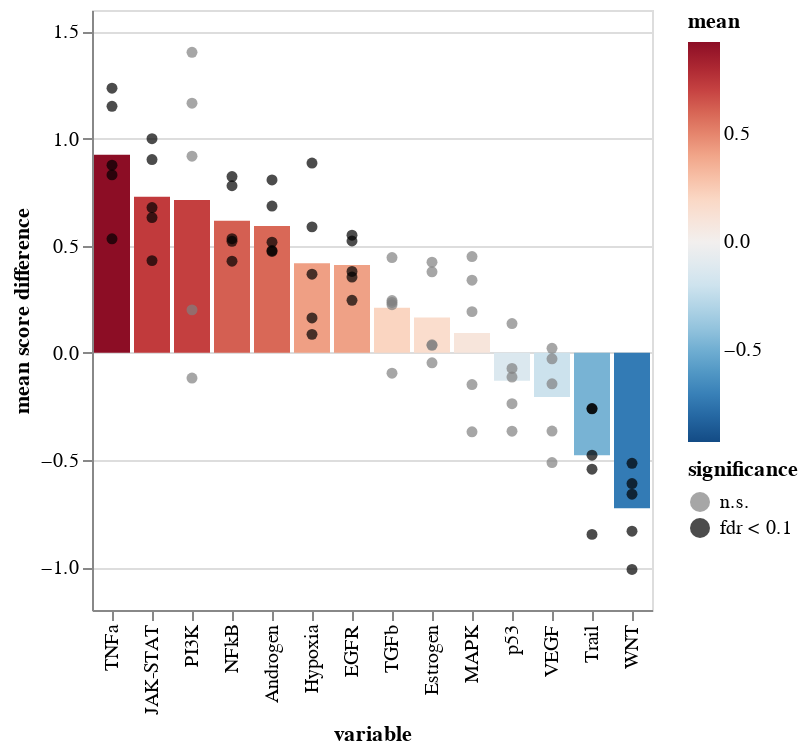

Notebook code for this chart:
### Code cell
ch = sh.pairwise.plot_paired_fc(
    pb_pw,
    groupby="cell_type",
    paired_by="patient",
    metric="diff",
    var_names=res["variable"].tolist(),
    de_res_df=res,
    pvalue_col="fdr",
    var_col="variable",
)
ch.save(f"{artifact_dir}/progeny_healthy_vs_malignant_b_fold_change_bar_chart.svg")
ch.display()

### Figure 1 — Vega-Lite specification as saved in the notebook (floating-point values rounded to 4 significant figures)
{"config": {"view": {"continuousWidth": 400, "continuousHeight": 300}}, "layer": [{"data": {"name": "data-30b12000e4f2aaca95d6cdf7f2221c99"}, "mark": "bar", "encoding": {"color": {"field": "mean", "scale": {"domain": [-0.9248, 0.9248], "reverse": true, "scheme": "redblue"}, "type": "quantitative"}, "x": {"field": "variable", "sort": ["TNFa", "JAK-STAT", "PI3K", "NFkB", "Androgen", "Hypoxia", "EGFR", "TGFb", "Estrogen", "MAPK", "p53", "VEGF", "Trail", "WNT"], "type": "nominal"}, "y": {"field": "mean", "type": "quantitative"}}}, {"data": {"name": "data-e6e27a01b93a08611aa20f0de23794f1"}, "mark": "circle", "encoding": {"color": {"field": "significance", "scale": {"domain": ["n.s.", "fdr < 0.1"], "range": ["grey", "black"]}, "type": "nominal"}, "x": {"field": "variable", "sort": ["TNFa", "JAK-STAT", "PI3K", "NFkB", "Androgen", "Hypoxia", "EGFR", "TGFb", "Estrogen", "MAPK", "p53", "VEGF", "Trail", "WNT"], "type": "nominal"}, "y": {"field": "value", "title": "mean score difference", "type": "quantitative"}}}], "$schema": "https://vega.github.io/schema/vega-lite/v4.17.0.json", "datasets": {"data-30b12000e4f2aaca95d6cdf7f2221c99": [{"variable": "Androgen", "mean": 0.5918}, {"variable": "EGFR", "mean": 0.4099}, {"variable": "Estrogen", "mean": 0.1655}, {"variable": "Hypoxia", "mean": 0.4181}, {"variable": "JAK-STAT", "mean": 0.7283}, {"variable": "MAPK", "mean": 0.09295}, {"variable": "NFkB", "mean": 0.6168}, {"variable": "PI3K", "mean": 0.7137}, {"variable": "TGFb", "mean": 0.2107}, {"variable": "TNFa", "mean": 0.9248}, {"variable": "Trail", "mean": -0.4778}, {"variable": "VEGF", "mean": -0.2055}, {"variable": "WNT", "mean": -0.7257}, {"variable": "p53", "mean": -0.1304}], "data-e6e27a01b93a08611aa20f0de23794f1": [{"patient": "P1", "variable": "Androgen", "value": 0.5163, "mean": 0.5918, "coef": 0.5918, "intercept": -0.4493, "pvalue": 0.0008697, "group": "malignant B", "fdr": 0.00459, "significance": "fdr < 0.1"}, {"patient": "P2", "variable": "Androgen", "value": 0.4775, "mean": 0.5918, "coef": 0.5918, "intercept": -0.4493, "pvalue": 0.0008697, "group": "malignant B", "fdr": 0.00459, "significance": "fdr < 0.1"}, {"patient": "P4", "variable": "Androgen", "value": 0.4731, "mean": 0.5918, "coef": 0.5918, "intercept": -0.4493, "pvalue": 0.0008697, "group": "malignant B", "fdr": 0.00459, "significance": "fdr < 0.1"}, {"patient": "P5", "variable": "Androgen", "value": 0.6851, "mean": 0.5918, "coef": 0.5918, "intercept": -0.4493, "pvalue": 0.0008697, "group": "malignant B", "fdr": 0.00459, "significance": "fdr < 0.1"}, {"patient": "P6", "variable": "Androgen", "value": 0.8069, "mean": 0.5918, "coef": 0.5918, "intercept": -0.4493, "pvalue": 0.0008697, "group": "malignant B", "fdr": 0.00459, "significance": "fdr < 0.1"}, {"patient": "P1", "variable": "EGFR", "value": 0.3798, "mean": 0.4099, "coef": 0.4099, "intercept": -0.5178, "pvalue": 0.001874, "group": "malignant B", "fdr": 0.00459, "significance": "fdr < 0.1"}, {"patient": "P2", "variable": "EGFR", "value": 0.5489, "mean": 0.4099, "coef": 0.4099, "intercept": -0.5178, "pvalue": 0.001874, "group": "malignant B", "fdr": 0.00459, "significance": "fdr < 0.1"}, {"patient": "P4", "variable": "EGFR", "value": 0.522, "mean": 0.4099, "coef": 0.4099, "intercept": -0.5178, "pvalue": 0.001874, "group": "malignant B", "fdr": 0.00459, "significance": "fdr < 0.1"}, {"patient": "P5", "variable": "EGFR", "value": 0.3538, "mean": 0.4099, "coef": 0.4099, "intercept": -0.5178, "pvalue": 0.001874, "group": "malignant B", "fdr": 0.00459, "significance": "fdr < 0.1"}, {"patient": "P6", "variable": "EGFR", "value": 0.2451, "mean": 0.4099, "coef": 0.4099, "intercept": -0.5178, "pvalue": 0.001874, "group": "malignant B", "fdr": 0.00459, "significance": "fdr < 0.1"}, {"patient": "P1", "variable": "Estrogen", "value": 0.03772, "mean": 0.1655, "coef": 0.1655, "intercept": -0.3358, "pvalue": 0.1646, "group": "malignant B", "fdr": 0.192, "significance": "n.s."}, {"patient": "P2", "variable": "Estrogen", "value": 0.03495, "mean": 0.1655, "coef": 0.1655, "intercept": -0.3358, "pvalue": 0.1646, "group": "malignant B", "fdr": 0.192, "significance": "n.s."}, {"patient": "P4", "variable": "Estrogen", "value": -0.0464, "mean": 0.1655, "coef": 0.1655, "intercept": -0.3358, "pvalue": 0.1646, "group": "malignant B", "fdr": 0.192, "significance": "n.s."}, {"patient": "P5", "variable": "Estrogen", "value": 0.423, "mean": 0.1655, "coef": 0.1655, "intercept": -0.3358, "pvalue": 0.1646, "group": "malignant B", "fdr": 0.192, "significance": "n.s."}, {"patient": "P6", "variable": "Estrogen", "value": 0.3782, "mean": 0.1655, "coef": 0.1655, "intercept": -0.3358, "pvalue": 0.1646, "group": "malignant B", "fdr": 0.192, "significance": "n.s."}, {"patient": "P1", "variable": "Hypoxia", "value": 0.886, "mean": 0.4181, "coef": 0.4181, "intercept": -0.3063, "pvalue": 0.04564, "group": "malignant B", "fdr": 0.07987, "significance": "fdr < 0.1"}, {"patient": "P2", "variable": "Hypoxia", "value": 0.08634, "mean": 0.4181, "coef": 0.4181, "intercept": -0.3063, "pvalue": 0.04564, "group": "malignant B", "fdr": 0.07987, "significance": "fdr < 0.1"}, {"patient": "P4", "variable": "Hypoxia", "value": 0.3673, "mean": 0.4181, "coef": 0.4181, "intercept": -0.3063, "pvalue": 0.04564, "group": "malignant B", "fdr": 0.07987, "significance": "fdr < 0.1"}, {"patient": "P5", "variable": "Hypoxia", "value": 0.1629, "mean": 0.4181, "coef": 0.4181, "intercept": -0.3063, "pvalue": 0.04564, "group": "malignant B", "fdr": 0.07987, "significance": "fdr < 0.1"}, {"patient": "P6", "variable": "Hypoxia", "value": 0.588, "mean": 0.4181, "coef": 0.4181, "intercept": -0.3063, "pvalue": 0.04564, "group": "malignant B", "fdr": 0.07987, "significance": "fdr < 0.1"}, {"patient": "P1", "variable": "JAK-STAT", "value": 0.4304, "mean": 0.7283, "coef": 0.7283, "intercept": -0.6265, "pvalue": 0.001967, "group": "malignant B", "fdr": 0.00459, "significance": "fdr < 0.1"}, {"patient": "P2", "variable": "JAK-STAT", "value": 0.6313, "mean": 0.7283, "coef": 0.7283, "intercept": -0.6265, "pvalue": 0.001967, "group": "malignant B", "fdr": 0.00459, "significance": "fdr < 0.1"}, {"patient": "P4", "variable": "JAK-STAT", "value": 0.9994, "mean": 0.7283, "coef": 0.7283, "intercept": -0.6265, "pvalue": 0.001967, "group": "malignant B", "fdr": 0.00459, "significance": "fdr < 0.1"}, {"patient": "P5", "variable": "JAK-STAT", "value": 0.6782, "mean": 0.7283, "coef": 0.7283, "intercept": -0.6265, "pvalue": 0.001967, "group": "malignant B", "fdr": 0.00459, "significance": "fdr < 0.1"}, {"patient": "P6", "variable": "JAK-STAT", "value": 0.902, "mean": 0.7283, "coef": 0.7283, "intercept": -0.6265, "pvalue": 0.001967, "group": "malignant B", "fdr": 0.00459, "significance": "fdr < 0.1"}, {"patient": "P1", "variable": "MAPK", "value": -0.1479, "mean": 0.09295, "coef": 0.09295, "intercept": -0.2691, "pvalue": 0.5764, "group": "malignant B", "fdr": 0.5764, "significance": "n.s."}, {"patient": "P2", "variable": "MAPK", "value": 0.4495, "mean": 0.09295, "coef": 0.09295, "intercept": -0.2691, "pvalue": 0.5764, "group": "malignant B", "fdr": 0.5764, "significance": "n.s."}, {"patient": "P4", "variable": "MAPK", "value": 0.3391, "mean": 0.09295, "coef": 0.09295, "intercept": -0.2691, "pvalue": 0.5764, "group": "malignant B", "fdr": 0.5764, "significance": "n.s."}, {"patient": "P5", "variable": "MAPK", "value": 0.1924, "mean": 0.09295, "coef": 0.09295, "intercept": -0.2691, "pvalue": 0.5764, "group": "malignant B", "fdr": 0.5764, "significance": "n.s."}, {"patient": "P6", "variable": "MAPK", "value": -0.3684, "mean": 0.09295, "coef": 0.09295, "intercept": -0.2691, "pvalue": 0.5764, "group": "malignant B", "fdr": 0.5764, "significance": "n.s."}, {"patient": "P1", "variable": "NFkB", "value": 0.5208, "mean": 0.6168, "coef": 0.6168, "intercept": -0.5957, "pvalue": 0.001367, "group": "malignant B", "fdr": 0.00459, "significance": "fdr < 0.1"}, {"patient": "P2", "variable": "NFkB", "value": 0.4279, "mean": 0.6168, "coef": 0.6168, "intercept": -0.5957, "pvalue": 0.001367, "group": "malignant B", "fdr": 0.00459, "significance": "fdr < 0.1"}, {"patient": "P4", "variable": "NFkB", "value": 0.7798, "mean": 0.6168, "coef": 0.6168, "intercept": -0.5957, "pvalue": 0.001367, "group": "malignant B", "fdr": 0.00459, "significance": "fdr < 0.1"}, {"patient": "P5", "variable": "NFkB", "value": 0.5326, "mean": 0.6168, "coef": 0.6168, "intercept": -0.5957, "pvalue": 0.001367, "group": "malignant B", "fdr": 0.00459, "significance": "fdr < 0.1"}, {"patient": "P6", "variable": "NFkB", "value": 0.8226, "mean": 0.6168, "coef": 0.6168, "intercept": -0.5957, "pvalue": 0.001367, "group": "malignant B", "fdr": 0.00459, "significance": "fdr < 0.1"}, {"patient": "P1", "variable": "PI3K", "value": -0.1174, "mean": 0.7137, "coef": 0.7137, "intercept": -0.2642, "pvalue": 0.06916, "group": "malignant B", "fdr": 0.1006, "significance": "n.s."}, {"patient": "P2", "variable": "PI3K", "value": 0.2006, "mean": 0.7137, "coef": 0.7137, "intercept": -0.2642, "pvalue": 0.06916, "group": "malignant B", "fdr": 0.1006, "significance": "n.s."}, {"patient": "P4", "variable": "PI3K", "value": 1.165, "mean": 0.7137, "coef": 0.7137, "intercept": -0.2642, "pvalue": 0.06916, "group": "malignant B", "fdr": 0.1006, "significance": "n.s."}, {"patient": "P5", "variable": "PI3K", "value": 0.9176, "mean": 0.7137, "coef": 0.7137, "intercept": -0.2642, "pvalue": 0.06916, "group": "malignant B", "fdr": 0.1006, "significance": "n.s."}, {"patient": "P6", "variable": "PI3K", "value": 1.403, "mean": 0.7137, "coef": 0.7137, "intercept": -0.2642, "pvalue": 0.06916, "group": "malignant B", "fdr": 0.1006, "significance": "n.s."}, {"patient": "P1", "variable": "TGFb", "value": -0.09515, "mean": 0.2107, "coef": 0.2107, "intercept": -0.4177, "pvalue": 0.07188, "group": "malignant B", "fdr": 0.1006, "significance": "n.s."}, {"patient": "P2", "variable": "TGFb", "value": 0.2247, "mean": 0.2107, "coef": 0.2107, "intercept": -0.4177, "pvalue": 0.07188, "group": "malignant B", "fdr": 0.1006, "significance": "n.s."}, {"patient": "P4", "variable": "TGFb", "value": 0.2441, "mean": 0.2107, "coef": 0.2107, "intercept": -0.4177, "pvalue": 0.07188, "group": "malignant B", "fdr": 0.1006, "significance": "n.s."}, {"patient": "P5", "variable": "TGFb", "value": 0.4447, "mean": 0.2107, "coef": 0.2107, "intercept": -0.4177, "pvalue": 0.07188, "group": "malignant B", "fdr": 0.1006, "significance": "n.s."}, {"patient": "P6", "variable": "TGFb", "value": 0.2351, "mean": 0.2107, "coef": 0.2107, "intercept": -0.4177, "pvalue": 0.07188, "group": "malignant B", "fdr": 0.1006, "significance": "n.s."}, {"patient": "P1", "variable": "TNFa", "value": 0.8758, "mean": 0.9248, "coef": 0.9248, "intercept": -0.6821, "pvalue": 0.001783, "group": "malignant B", "fdr": 0.00459, "significance": "fdr < 0.1"}, {"patient": "P2", "variable": "TNFa", "value": 0.8305, "mean": 0.9248, "coef": 0.9248, "intercept": -0.6821, "pvalue": 0.001783, "group": "malignant B", "fdr": 0.00459, "significance": "fdr < 0.1"}, {"patient": "P4", "variable": "TNFa", "value": 1.235, "mean": 0.9248, "coef": 0.9248, "intercept": -0.6821, "pvalue": 0.001783, "group": "malignant B", "fdr": 0.00459, "significance": "fdr < 0.1"}, {"patient": "P5", "variable": "TNFa", "value": 0.5321, "mean": 0.9248, "coef": 0.9248, "intercept": -0.6821, "pvalue": 0.001783, "group": "malignant B", "fdr": 0.00459, "significance": "fdr < 0.1"}, {"patient": "P6", "variable": "TNFa", "value": 1.151, "mean": 0.9248, "coef": 0.9248, "intercept": -0.6821, "pvalue": 0.001783, "group": "malignant B", "fdr": 0.00459, "significance": "fdr < 0.1"}, {"patient": "P1", "variable": "Trail", "value": -0.261, "mean": -0.4778, "coef": -0.4778, "intercept": 0.469, "pvalue": 0.01163, "group": "malignant B", "fdr": 0.02325, "significance": "fdr < 0.1"}, {"patient": "P2", "variable": "Trail", "value": -0.5428, "mean": -0.4778, "coef": -0.4778, "intercept": 0.469, "pvalue": 0.01163, "group": "malignant B", "fdr": 0.02325, "significance": "fdr < 0.1"}, {"patient": "P4", "variable": "Trail", "value": -0.2601, "mean": -0.4778, "coef": -0.4778, "intercept": 0.469, "pvalue": 0.01163, "group": "malignant B", "fdr": 0.02325, "significance": "fdr < 0.1"}, {"patient": "P5", "variable": "Trail", "value": -0.4777, "mean": -0.4778, "coef": -0.4778, "intercept": 0.469, "pvalue": 0.01163, "group": "malignant B", "fdr": 0.02325, "significance": "fdr < 0.1"}, {"patient": "P6", "variable": "Trail", "value": -0.8472, "mean": -0.4778, "coef": -0.4778, "intercept": 0.469, "pvalue": 0.01163, "group": "malignant B", "fdr": 0.02325, "significance": "fdr < 0.1"}, {"patient": "P1", "variable": "VEGF", "value": -0.5121, "mean": -0.2055, "coef": -0.2055, "intercept": 0.2235, "pvalue": 0.113, "group": "malignant B", "fdr": 0.1438, "significance": "n.s."}, {"patient": "P2", "variable": "VEGF", "value": -0.02753, "mean": -0.2055, "coef": -0.2055, "intercept": 0.2235, "pvalue": 0.113, "group": "malignant B", "fdr": 0.1438, "significance": "n.s."}, {"patient": "P4", "variable": "VEGF", "value": -0.1445, "mean": -0.2055, "coef": -0.2055, "intercept": 0.2235, "pvalue": 0.113, "group": "malignant B", "fdr": 0.1438, "significance": "n.s."}, {"patient": "P5", "variable": "VEGF", "value": 0.02136, "mean": -0.2055, "coef": -0.2055, "intercept": 0.2235, "pvalue": 0.113, "group": "malignant B", "fdr": 0.1438, "significance": "n.s."}, {"patient": "P6", "variable": "VEGF", "value": -0.365, "mean": -0.2055, "coef": -0.2055, "intercept": 0.2235, "pvalue": 0.113, "group": "malignant B", "fdr": 0.1438, "significance": "n.s."}, {"patient": "P1", "variable": "WNT", "value": -0.6101, "mean": -0.7257, "coef": -0.7257, "intercept": 0.8652, "pvalue": 0.001176, "group": "malignant B", "fdr": 0.00459, "significance": "fdr < 0.1"}, {"patient": "P2", "variable": "WNT", "value": -0.5153, "mean": -0.7257, "coef": -0.7257, "intercept": 0.8652, "pvalue": 0.001176, "group": "malignant B", "fdr": 0.00459, "significance": "fdr < 0.1"}, {"patient": "P4", "variable": "WNT", "value": -0.8325, "mean": -0.7257, "coef": -0.7257, "intercept": 0.8652, "pvalue": 0.001176, "group": "malignant B", "fdr": 0.00459, "significance": "fdr < 0.1"}, {"patient": "P5", "variable": "WNT", "value": -0.6597, "mean": -0.7257, "coef": -0.7257, "intercept": 0.8652, "pvalue": 0.001176, "group": "malignant B", "fdr": 0.00459, "significance": "fdr < 0.1"}, {"patient": "P6", "variable": "WNT", "value": -1.011, "mean": -0.7257, "coef": -0.7257, "intercept": 0.8652, "pvalue": 0.001176, "group": "malignant B", "fdr": 0.00459, "significance": "fdr < 0.1"}, {"patient": "P1", "variable": "p53", "value": -0.1127, "mean": -0.1304, "coef": -0.1304, "intercept": 0.1863, "pvalue": 0.1964, "group": "malignant B", "fdr": 0.2115, "significance": "n.s."}, {"patient": "P2", "variable": "p53", "value": -0.07295, "mean": -0.1304, "coef": -0.1304, "intercept": 0.1863, "pvalue": 0.1964, "group": "malignant B", "fdr": 0.2115, "significance": "n.s."}, {"patient": "P4", "variable": "p53", "value": -0.2374, "mean": -0.1304, "coef": -0.1304, "intercept": 0.1863, "pvalue": 0.1964, "group": "malignant B", "fdr": 0.2115, "significance": "n.s."}, {"patient": "P5", "variable": "p53", "value": 0.1368, "mean": -0.1304, "coef": -0.1304, "intercept": 0.1863, "pvalue": 0.1964, "group": "malignant B", "fdr": 0.2115, "significance": "n.s."}, {"patient": "P6", "variable": "p53", "value": -0.3656, "mean": -0.1304, "coef": -0.1304, "intercept": 0.1863, "pvalue": 0.1964, "group": "malignant B", "fdr": 0.2115, "significance": "n.s."}]}}
